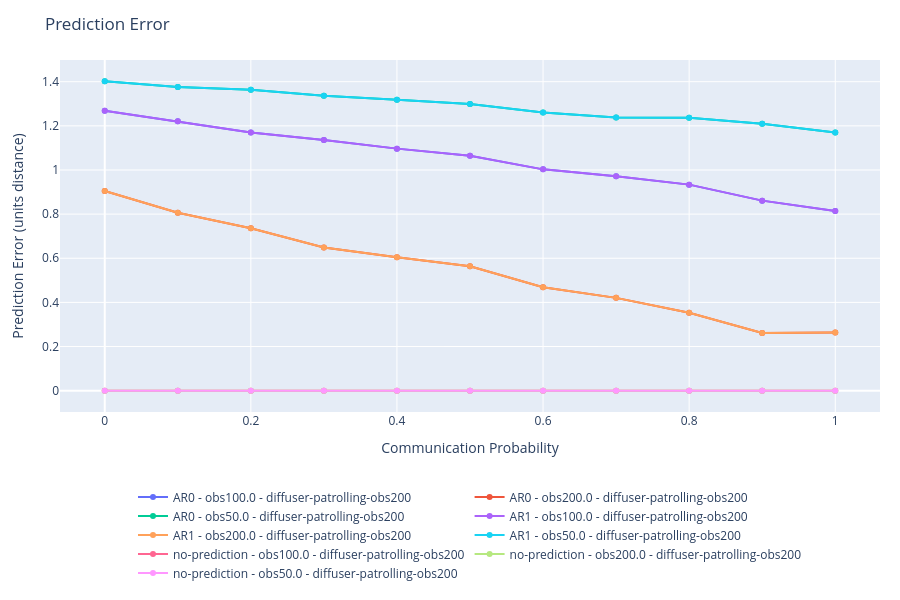
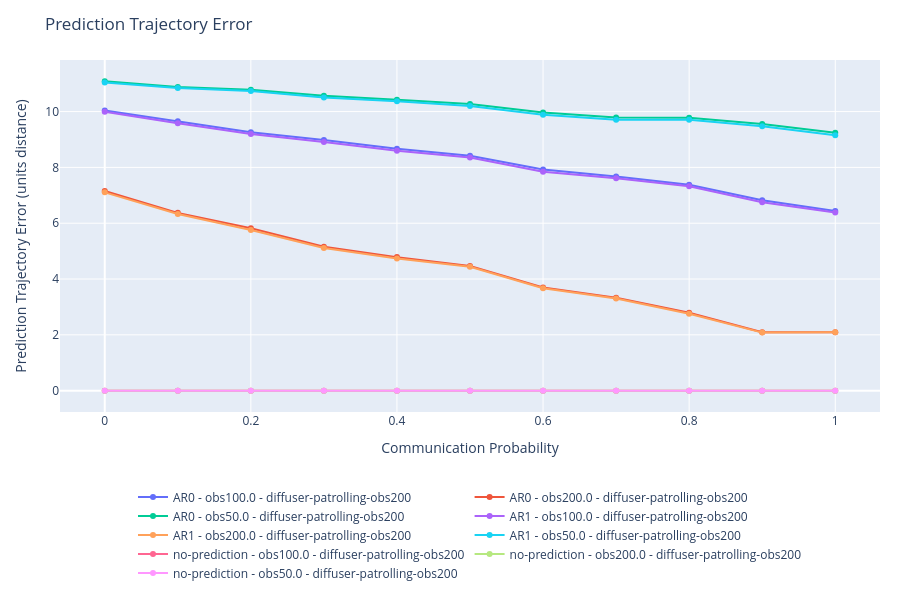
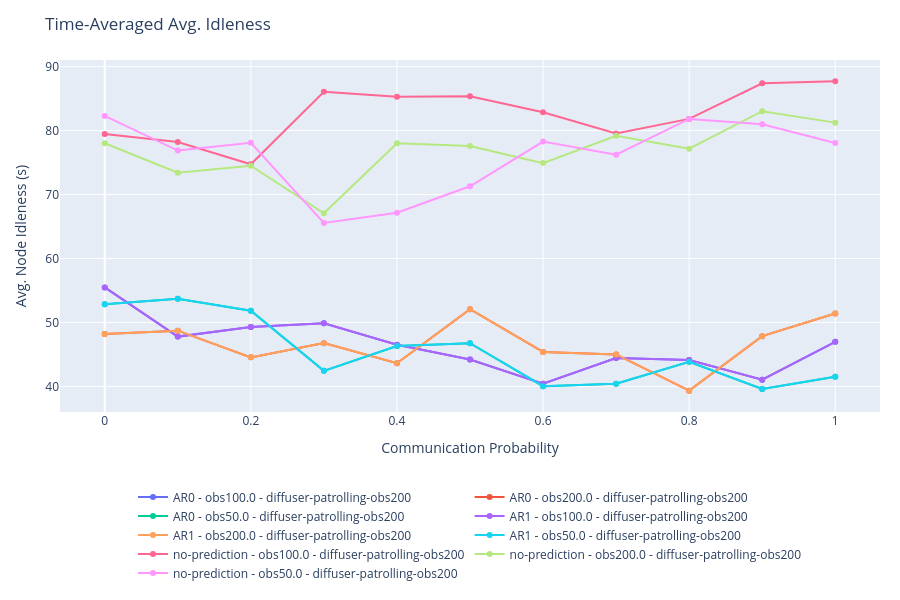
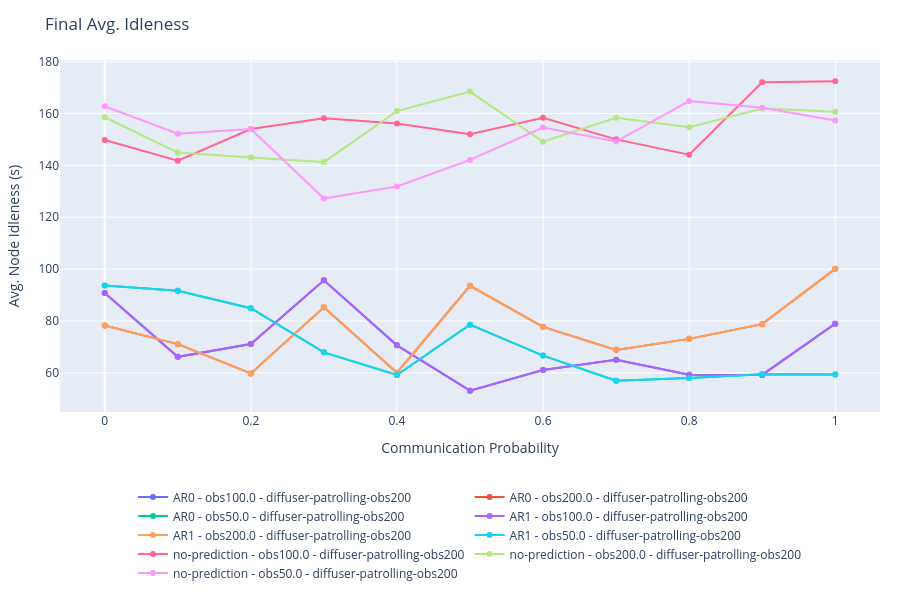

Here is the notebook cell these charts were saved with, in order:
### Code cell
import plotly.graph_objects as go
import numpy as np

# Data for plotting
categories = {
    'prediction_error_mean': {
        'title': 'Prediction Error',
        'ylabel': 'Prediction Error (units distance)',
        'xlabel': 'Communication Probability',
        # Average over all episodes and all timesteps.
        'y': {
            series: [np.mean(output[series][experiment]['prediction_error_mean']) for experiment in output[series]]
                for series in output
        }
    },
    'prediction_trajectory_error_mean': {
        'title': 'Prediction Trajectory Error',
        'ylabel': 'Prediction Trajectory Error (units distance)',
        'xlabel': 'Communication Probability',
        # Average over all episodes and all timesteps.
        'y': {
            series: [np.mean(output[series][experiment]['prediction_trajectory_error_mean']) for experiment in output[series]]
                for series in output
        }
    },
    'avg_idleness': {
        'title': 'Time-Averaged Avg. Idleness',
        'ylabel': 'Avg. Node Idleness (s)',
        'xlabel': 'Communication Probability',
        # Average over all episodes and all timesteps.
        'y': {
            series: [np.mean(output[series][experiment]['avg_idleness']) for experiment in output[series]]
                for series in output
        }
    },
    'avg_idleness_final': {
        'title': 'Final Avg. Idleness',
        'ylabel': 'Avg. Node Idleness (s)',
        'xlabel': 'Communication Probability',
        # Average over all episodes and all timesteps.
        'y': {
            series: [np.mean(output[series][experiment]['avg_idleness'][:, -1]) for experiment in output[series]]
                for series in output
        }
    },
    'avg_idleness_over_time': {
        'title': 'Avg. Idleness vs. Time',
        'ylabel': 'Avg. Node Idleness (s)',
        'xlabel': 'Time Steps',
        # One trace per test/experiment: average over episodes, keep time dimension.
        'y': {
            series: {
                experiment: np.mean(output[series][experiment]['avg_idleness'], axis=0)
                for experiment in output[series]
            }
            for series in output
        }
    },
}

# Miscelaneous statistics.
timesteps = [np.max([np.max(output[series][experiment]['deltaSteps'].shape[1]) for experiment in output[series]]) for series in output]

for category in categories:
    fig = go.Figure()
    x = categories[category].get('x', None)

    if category == 'avg_idleness_over_time':
        for series, tests in categories[category]['y'].items():
            for test_name, values in tests.items():
                x_local = np.arange(1, len(values) + 1)
                fig.add_trace(go.Scatter(
                    x=x_local,
                    y=values,
                    mode='lines',
                    name=f"{series} | {test_name}",
                    hovertemplate=f'{series} | {test_name}' + ': %{y:.4f}<extra></extra>',
                    line={
                        "color": 'red' if "no-prediction" in series else 'blue',
                    }
                ))
    elif type(categories[category]['y']) == dict:
        for series, values in categories[category]['y'].items():
            x_local = x
            if x_local is None:
                x_local = np.linspace(0, 1, len(values))
            fig.add_trace(go.Scatter(
                x=x_local,
                y=values,
                mode='lines+markers',
                name=series,
                hovertemplate='%{x:.2f}: %{y:.4f}<extra></extra>'
            ))
    else:
        values = categories[category]['y']
        x_local = x
        if x_local is None:
            x_local = np.linspace(0, 1, len(values))
        fig.add_trace(go.Scatter(
            x=x_local,
            y=values,
            mode='lines+markers',
            hovertemplate='%{x:.2f}: %{y:.4f}<extra></extra>'
        ))
    
    title = categories[category]['title']
    xlabel = 'Scenario' if "xlabel" not in categories[category] else categories[category]['xlabel']
    ylabel = f"Timesteps out of {timesteps}" if "ylabel" not in categories[category] else categories[category]['ylabel']
    
    fig.update_layout(
        # title=f"{title}: avg. over {args['eval_episodes']['value']} episodes, seed {args['seed']['value']}",
        title=f"{title}",
        xaxis_title=xlabel,
        yaxis_title=ylabel,
        hovermode='closest',
        showlegend=True,
        autosize=True,
        height=600,
        margin=dict(l=60, r=20, t=60, b=120),
        legend=dict(
            orientation='h',
            yanchor='top',
            y=-0.2,
            xanchor='center',
            x=0.5
        ),
    )
    
    fig.show()

### Figure 1 — Plotly figure (JSON) as saved in the notebook; plotly's stock layout.template omitted (floating-point values rounded to 4 significant figures)
{"data": [{"hovertemplate": "%{x:.2f}: %{y:.4f}<extra></extra>", "mode": "lines+markers", "name": "AR0 - obs100.0 - diffuser-patrolling-obs200", "type": "scatter", "x": [0.0, 0.1, 0.2, 0.3, 0.4, 0.5, 0.6, 0.7, 0.8, 0.9, 1.0], "y": [1.269, 1.221, 1.17, 1.136, 1.097, 1.065, 1.003, 0.9712, 0.9336, 0.8611, 0.8137]}, {"hovertemplate": "%{x:.2f}: %{y:.4f}<extra></extra>", "mode": "lines+markers", "name": "AR0 - obs200.0 - diffuser-patrolling-obs200", "type": "scatter", "x": [0.0, 0.1, 0.2, 0.3, 0.4, 0.5, 0.6, 0.7, 0.8, 0.9, 1.0], "y": [0.9046, 0.806, 0.7357, 0.6489, 0.6049, 0.5638, 0.4687, 0.4205, 0.3529, 0.2609, 0.2636]}, {"hovertemplate": "%{x:.2f}: %{y:.4f}<extra></extra>", "mode": "lines+markers", "name": "AR0 - obs50.0 - diffuser-patrolling-obs200", "type": "scatter", "x": [0.0, 0.1, 0.2, 0.3, 0.4, 0.5, 0.6, 0.7, 0.8, 0.9, 1.0], "y": [1.402, 1.376, 1.364, 1.336, 1.319, 1.299, 1.261, 1.238, 1.236, 1.209, 1.17]}, {"hovertemplate": "%{x:.2f}: %{y:.4f}<extra></extra>", "mode": "lines+markers", "name": "AR1 - obs100.0 - diffuser-patrolling-obs200", "type": "scatter", "x": [0.0, 0.1, 0.2, 0.3, 0.4, 0.5, 0.6, 0.7, 0.8, 0.9, 1.0], "y": [1.269, 1.221, 1.17, 1.136, 1.097, 1.065, 1.003, 0.9712, 0.9336, 0.8611, 0.8137]}, {"hovertemplate": "%{x:.2f}: %{y:.4f}<extra></extra>", "mode": "lines+markers", "name": "AR1 - obs200.0 - diffuser-patrolling-obs200", "type": "scatter", "x": [0.0, 0.1, 0.2, 0.3, 0.4, 0.5, 0.6, 0.7, 0.8, 0.9, 1.0], "y": [0.9046, 0.806, 0.7357, 0.6489, 0.6049, 0.5638, 0.4687, 0.4205, 0.3529, 0.2609, 0.2636]}, {"hovertemplate": "%{x:.2f}: %{y:.4f}<extra></extra>", "mode": "lines+markers", "name": "AR1 - obs50.0 - diffuser-patrolling-obs200", "type": "scatter", "x": [0.0, 0.1, 0.2, 0.3, 0.4, 0.5, 0.6, 0.7, 0.8, 0.9, 1.0], "y": [1.402, 1.376, 1.364, 1.336, 1.319, 1.299, 1.261, 1.238, 1.236, 1.209, 1.17]}, {"hovertemplate": "%{x:.2f}: %{y:.4f}<extra></extra>", "mode": "lines+markers", "name": "no-prediction - obs100.0 - diffuser-patrolling-obs200", "type": "scatter", "x": [0.0, 0.1, 0.2, 0.3, 0.4, 0.5, 0.6, 0.7, 0.8, 0.9, 1.0], "y": [0, 0, 0, 0, 0, 0, 0, 0, 0, 0, 0]}, {"hovertemplate": "%{x:.2f}: %{y:.4f}<extra></extra>", "mode": "lines+markers", "name": "no-prediction - obs200.0 - diffuser-patrolling-obs200", "type": "scatter", "x": [0.0, 0.1, 0.2, 0.3, 0.4, 0.5, 0.6, 0.7, 0.8, 0.9, 1.0], "y": [0, 0, 0, 0, 0, 0, 0, 0, 0, 0, 0]}, {"hovertemplate": "%{x:.2f}: %{y:.4f}<extra></extra>", "mode": "lines+markers", "name": "no-prediction - obs50.0 - diffuser-patrolling-obs200", "type": "scatter", "x": [0.0, 0.1, 0.2, 0.3, 0.4, 0.5, 0.6, 0.7, 0.8, 0.9, 1.0], "y": [0, 0, 0, 0, 0, 0, 0, 0, 0, 0, 0]}], "layout": {"autosize": true, "height": 600, "hovermode": "closest", "legend": {"orientation": "h", "x": 0.5, "xanchor": "center", "y": -0.2, "yanchor": "top"}, "margin": {"b": 120, "l": 60, "r": 20, "t": 60}, "showlegend": true, "title": {"text": "Prediction Error"}, "xaxis": {"title": {"text": "Communication Probability"}}, "yaxis": {"title": {"text": "Prediction Error (units distance)"}}}}

### Figure 2 — Plotly figure (JSON) as saved in the notebook; plotly's stock layout.template omitted (floating-point values rounded to 4 significant figures)
{"data": [{"hovertemplate": "%{x:.2f}: %{y:.4f}<extra></extra>", "mode": "lines+markers", "name": "AR0 - obs100.0 - diffuser-patrolling-obs200", "type": "scatter", "x": [0.0, 0.1, 0.2, 0.3, 0.4, 0.5, 0.6, 0.7, 0.8, 0.9, 1.0], "y": [10.04, 9.655, 9.26, 8.985, 8.667, 8.417, 7.923, 7.678, 7.38, 6.82, 6.434]}, {"hovertemplate": "%{x:.2f}: %{y:.4f}<extra></extra>", "mode": "lines+markers", "name": "AR0 - obs200.0 - diffuser-patrolling-obs200", "type": "scatter", "x": [0.0, 0.1, 0.2, 0.3, 0.4, 0.5, 0.6, 0.7, 0.8, 0.9, 1.0], "y": [7.155, 6.371, 5.821, 5.16, 4.785, 4.466, 3.695, 3.333, 2.794, 2.093, 2.094]}, {"hovertemplate": "%{x:.2f}: %{y:.4f}<extra></extra>", "mode": "lines+markers", "name": "AR0 - obs50.0 - diffuser-patrolling-obs200", "type": "scatter", "x": [0.0, 0.1, 0.2, 0.3, 0.4, 0.5, 0.6, 0.7, 0.8, 0.9, 1.0], "y": [11.08, 10.89, 10.78, 10.56, 10.43, 10.27, 9.968, 9.79, 9.777, 9.558, 9.24]}, {"hovertemplate": "%{x:.2f}: %{y:.4f}<extra></extra>", "mode": "lines+markers", "name": "AR1 - obs100.0 - diffuser-patrolling-obs200", "type": "scatter", "x": [0.0, 0.1, 0.2, 0.3, 0.4, 0.5, 0.6, 0.7, 0.8, 0.9, 1.0], "y": [9.997, 9.582, 9.194, 8.91, 8.597, 8.355, 7.845, 7.609, 7.323, 6.753, 6.388]}, {"hovertemplate": "%{x:.2f}: %{y:.4f}<extra></extra>", "mode": "lines+markers", "name": "AR1 - obs200.0 - diffuser-patrolling-obs200", "type": "scatter", "x": [0.0, 0.1, 0.2, 0.3, 0.4, 0.5, 0.6, 0.7, 0.8, 0.9, 1.0], "y": [7.106, 6.328, 5.759, 5.109, 4.735, 4.442, 3.668, 3.306, 2.756, 2.08, 2.094]}, {"hovertemplate": "%{x:.2f}: %{y:.4f}<extra></extra>", "mode": "lines+markers", "name": "AR1 - obs50.0 - diffuser-patrolling-obs200", "type": "scatter", "x": [0.0, 0.1, 0.2, 0.3, 0.4, 0.5, 0.6, 0.7, 0.8, 0.9, 1.0], "y": [11.05, 10.84, 10.74, 10.51, 10.37, 10.2, 9.89, 9.706, 9.704, 9.476, 9.149]}, {"hovertemplate": "%{x:.2f}: %{y:.4f}<extra></extra>", "mode": "lines+markers", "name": "no-prediction - obs100.0 - diffuser-patrolling-obs200", "type": "scatter", "x": [0.0, 0.1, 0.2, 0.3, 0.4, 0.5, 0.6, 0.7, 0.8, 0.9, 1.0], "y": [0, 0, 0, 0, 0, 0, 0, 0, 0, 0, 0]}, {"hovertemplate": "%{x:.2f}: %{y:.4f}<extra></extra>", "mode": "lines+markers", "name": "no-prediction - obs200.0 - diffuser-patrolling-obs200", "type": "scatter", "x": [0.0, 0.1, 0.2, 0.3, 0.4, 0.5, 0.6, 0.7, 0.8, 0.9, 1.0], "y": [0, 0, 0, 0, 0, 0, 0, 0, 0, 0, 0]}, {"hovertemplate": "%{x:.2f}: %{y:.4f}<extra></extra>", "mode": "lines+markers", "name": "no-prediction - obs50.0 - diffuser-patrolling-obs200", "type": "scatter", "x": [0.0, 0.1, 0.2, 0.3, 0.4, 0.5, 0.6, 0.7, 0.8, 0.9, 1.0], "y": [0, 0, 0, 0, 0, 0, 0, 0, 0, 0, 0]}], "layout": {"autosize": true, "height": 600, "hovermode": "closest", "legend": {"orientation": "h", "x": 0.5, "xanchor": "center", "y": -0.2, "yanchor": "top"}, "margin": {"b": 120, "l": 60, "r": 20, "t": 60}, "showlegend": true, "title": {"text": "Prediction Trajectory Error"}, "xaxis": {"title": {"text": "Communication Probability"}}, "yaxis": {"title": {"text": "Prediction Trajectory Error (units distance)"}}}}

### Figure 3 — Plotly figure (JSON) as saved in the notebook; plotly's stock layout.template omitted (floating-point values rounded to 4 significant figures)
{"data": [{"hovertemplate": "%{x:.2f}: %{y:.4f}<extra></extra>", "mode": "lines+markers", "name": "AR0 - obs100.0 - diffuser-patrolling-obs200", "type": "scatter", "x": [0.0, 0.1, 0.2, 0.3, 0.4, 0.5, 0.6, 0.7, 0.8, 0.9, 1.0], "y": [55.48, 47.79, 49.29, 49.86, 46.51, 44.19, 40.41, 44.44, 44.12, 41.05, 46.96]}, {"hovertemplate": "%{x:.2f}: %{y:.4f}<extra></extra>", "mode": "lines+markers", "name": "AR0 - obs200.0 - diffuser-patrolling-obs200", "type": "scatter", "x": [0.0, 0.1, 0.2, 0.3, 0.4, 0.5, 0.6, 0.7, 0.8, 0.9, 1.0], "y": [48.2, 48.71, 44.54, 46.76, 43.62, 52.06, 45.39, 45.0, 39.33, 47.85, 51.39]}, {"hovertemplate": "%{x:.2f}: %{y:.4f}<extra></extra>", "mode": "lines+markers", "name": "AR0 - obs50.0 - diffuser-patrolling-obs200", "type": "scatter", "x": [0.0, 0.1, 0.2, 0.3, 0.4, 0.5, 0.6, 0.7, 0.8, 0.9, 1.0], "y": [52.84, 53.7, 51.83, 42.42, 46.31, 46.75, 40.04, 40.4, 43.86, 39.6, 41.52]}, {"hovertemplate": "%{x:.2f}: %{y:.4f}<extra></extra>", "mode": "lines+markers", "name": "AR1 - obs100.0 - diffuser-patrolling-obs200", "type": "scatter", "x": [0.0, 0.1, 0.2, 0.3, 0.4, 0.5, 0.6, 0.7, 0.8, 0.9, 1.0], "y": [55.48, 47.79, 49.29, 49.86, 46.51, 44.19, 40.41, 44.44, 44.12, 41.05, 46.96]}, {"hovertemplate": "%{x:.2f}: %{y:.4f}<extra></extra>", "mode": "lines+markers", "name": "AR1 - obs200.0 - diffuser-patrolling-obs200", "type": "scatter", "x": [0.0, 0.1, 0.2, 0.3, 0.4, 0.5, 0.6, 0.7, 0.8, 0.9, 1.0], "y": [48.2, 48.71, 44.54, 46.76, 43.62, 52.06, 45.39, 45.0, 39.33, 47.85, 51.39]}, {"hovertemplate": "%{x:.2f}: %{y:.4f}<extra></extra>", "mode": "lines+markers", "name": "AR1 - obs50.0 - diffuser-patrolling-obs200", "type": "scatter", "x": [0.0, 0.1, 0.2, 0.3, 0.4, 0.5, 0.6, 0.7, 0.8, 0.9, 1.0], "y": [52.84, 53.7, 51.83, 42.42, 46.31, 46.75, 40.04, 40.4, 43.86, 39.6, 41.52]}, {"hovertemplate": "%{x:.2f}: %{y:.4f}<extra></extra>", "mode": "lines+markers", "name": "no-prediction - obs100.0 - diffuser-patrolling-obs200", "type": "scatter", "x": [0.0, 0.1, 0.2, 0.3, 0.4, 0.5, 0.6, 0.7, 0.8, 0.9, 1.0], "y": [79.48, 78.23, 74.72, 86.08, 85.31, 85.35, 82.87, 79.56, 81.83, 87.4, 87.7]}, {"hovertemplate": "%{x:.2f}: %{y:.4f}<extra></extra>", "mode": "lines+markers", "name": "no-prediction - obs200.0 - diffuser-patrolling-obs200", "type": "scatter", "x": [0.0, 0.1, 0.2, 0.3, 0.4, 0.5, 0.6, 0.7, 0.8, 0.9, 1.0], "y": [78.02, 73.42, 74.5, 67.08, 78.03, 77.58, 74.91, 79.19, 77.18, 83.04, 81.24]}, {"hovertemplate": "%{x:.2f}: %{y:.4f}<extra></extra>", "mode": "lines+markers", "name": "no-prediction - obs50.0 - diffuser-patrolling-obs200", "type": "scatter", "x": [0.0, 0.1, 0.2, 0.3, 0.4, 0.5, 0.6, 0.7, 0.8, 0.9, 1.0], "y": [82.3, 76.88, 78.09, 65.54, 67.16, 71.29, 78.28, 76.23, 81.82, 80.98, 78.06]}], "layout": {"autosize": true, "height": 600, "hovermode": "closest", "legend": {"orientation": "h", "x": 0.5, "xanchor": "center", "y": -0.2, "yanchor": "top"}, "margin": {"b": 120, "l": 60, "r": 20, "t": 60}, "showlegend": true, "title": {"text": "Time-Averaged Avg. Idleness"}, "xaxis": {"title": {"text": "Communication Probability"}}, "yaxis": {"title": {"text": "Avg. Node Idleness (s)"}}}}

### Figure 4 — Plotly figure (JSON) as saved in the notebook; plotly's stock layout.template omitted (floating-point values rounded to 4 significant figures)
{"data": [{"hovertemplate": "%{x:.2f}: %{y:.4f}<extra></extra>", "mode": "lines+markers", "name": "AR0 - obs100.0 - diffuser-patrolling-obs200", "type": "scatter", "x": [0.0, 0.1, 0.2, 0.3, 0.4, 0.5, 0.6, 0.7, 0.8, 0.9, 1.0], "y": [90.76, 66.17, 71.1, 95.69, 70.59, 53.13, 61.11, 65, 59.28, 59.2, 78.95]}, {"hovertemplate": "%{x:.2f}: %{y:.4f}<extra></extra>", "mode": "lines+markers", "name": "AR0 - obs200.0 - diffuser-patrolling-obs200", "type": "scatter", "x": [0.0, 0.1, 0.2, 0.3, 0.4, 0.5, 0.6, 0.7, 0.8, 0.9, 1.0], "y": [78.28, 71.07, 59.77, 85.28, 60.05, 93.56, 77.73, 68.86, 73.1, 78.78, 100.1]}, {"hovertemplate": "%{x:.2f}: %{y:.4f}<extra></extra>", "mode": "lines+markers", "name": "AR0 - obs50.0 - diffuser-patrolling-obs200", "type": "scatter", "x": [0.0, 0.1, 0.2, 0.3, 0.4, 0.5, 0.6, 0.7, 0.8, 0.9, 1.0], "y": [93.64, 91.68, 84.92, 67.89, 59.18, 78.57, 66.65, 56.92, 58.03, 59.47, 59.38]}, {"hovertemplate": "%{x:.2f}: %{y:.4f}<extra></extra>", "mode": "lines+markers", "name": "AR1 - obs100.0 - diffuser-patrolling-obs200", "type": "scatter", "x": [0.0, 0.1, 0.2, 0.3, 0.4, 0.5, 0.6, 0.7, 0.8, 0.9, 1.0], "y": [90.76, 66.17, 71.1, 95.69, 70.59, 53.13, 61.11, 65, 59.28, 59.2, 78.95]}, {"hovertemplate": "%{x:.2f}: %{y:.4f}<extra></extra>", "mode": "lines+markers", "name": "AR1 - obs200.0 - diffuser-patrolling-obs200", "type": "scatter", "x": [0.0, 0.1, 0.2, 0.3, 0.4, 0.5, 0.6, 0.7, 0.8, 0.9, 1.0], "y": [78.28, 71.07, 59.77, 85.28, 60.05, 93.56, 77.73, 68.86, 73.1, 78.78, 100.1]}, {"hovertemplate": "%{x:.2f}: %{y:.4f}<extra></extra>", "mode": "lines+markers", "name": "AR1 - obs50.0 - diffuser-patrolling-obs200", "type": "scatter", "x": [0.0, 0.1, 0.2, 0.3, 0.4, 0.5, 0.6, 0.7, 0.8, 0.9, 1.0], "y": [93.64, 91.68, 84.92, 67.89, 59.18, 78.57, 66.65, 56.92, 58.03, 59.47, 59.38]}, {"hovertemplate": "%{x:.2f}: %{y:.4f}<extra></extra>", "mode": "lines+markers", "name": "no-prediction - obs100.0 - diffuser-patrolling-obs200", "type": "scatter", "x": [0.0, 0.1, 0.2, 0.3, 0.4, 0.5, 0.6, 0.7, 0.8, 0.9, 1.0], "y": [149.8, 141.8, 154.0, 158.1, 156.2, 152.0, 158.3, 150.0, 144.1, 172.1, 172.4]}, {"hovertemplate": "%{x:.2f}: %{y:.4f}<extra></extra>", "mode": "lines+markers", "name": "no-prediction - obs200.0 - diffuser-patrolling-obs200", "type": "scatter", "x": [0.0, 0.1, 0.2, 0.3, 0.4, 0.5, 0.6, 0.7, 0.8, 0.9, 1.0], "y": [158.5, 144.9, 143.1, 141.2, 160.9, 168.4, 149.1, 158.3, 154.7, 161.9, 160.7]}, {"hovertemplate": "%{x:.2f}: %{y:.4f}<extra></extra>", "mode": "lines+markers", "name": "no-prediction - obs50.0 - diffuser-patrolling-obs200", "type": "scatter", "x": [0.0, 0.1, 0.2, 0.3, 0.4, 0.5, 0.6, 0.7, 0.8, 0.9, 1.0], "y": [162.8, 152.2, 154.0, 127.3, 131.8, 142.1, 154.6, 149.2, 164.8, 162.2, 157.3]}], "layout": {"autosize": true, "height": 600, "hovermode": "closest", "legend": {"orientation": "h", "x": 0.5, "xanchor": "center", "y": -0.2, "yanchor": "top"}, "margin": {"b": 120, "l": 60, "r": 20, "t": 60}, "showlegend": true, "title": {"text": "Final Avg. Idleness"}, "xaxis": {"title": {"text": "Communication Probability"}}, "yaxis": {"title": {"text": "Avg. Node Idleness (s)"}}}}
